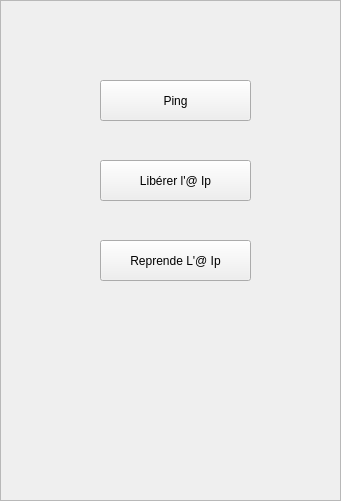
  <widget class="QFrame" name="frame_4">
   <property name="geometry">
    <rect>
     <x>360</x>
     <y>60</y>
     <width>341</width>
     <height>501</height>
    </rect>
   </property>
   <property name="minimumSize">
    <size>
     <width>341</width>
     <height>501</height>
    </size>
   </property>
   <property name="maximumSize">
    <size>
     <width>341</width>
     <height>16777215</height>
    </size>
   </property>
   <property name="styleSheet">
    <string notr="true"/>
   </property>
   <property name="frameShape">
    <enum>QFrame::StyledPanel</enum>
   </property>
   <property name="frameShadow">
    <enum>QFrame::Raised</enum>
   </property>
   <widget class="QPushButton" name="btnpingfr">
    <property name="geometry">
     <rect>
      <x>100</x>
      <y>80</y>
      <width>151</width>
      <height>41</height>
     </rect>
    </property>
    <property name="statusTip">
     <string>Tester la connectivité avec une hote</string>
    </property>
    <property name="styleSheet">
     <string notr="true"/>
    </property>
    <property name="text">
     <string>Ping</string>
    </property>
   </widget>
   <widget class="QPushButton" name="btnrelease">
    <property name="geometry">
     <rect>
      <x>100</x>
      <y>160</y>
      <width>151</width>
      <height>41</height>
     </rect>
    </property>
    <property name="statusTip">
     <string>Tester la connectivité avec une hote</string>
    </property>
    <property name="styleSheet">
     <string notr="true"/>
    </property>
    <property name="text">
     <string>Libérer l'@ Ip</string>
    </property>
   </widget>
   <widget class="QPushButton" name="btnrenew">
    <property name="geometry">
     <rect>
      <x>100</x>
      <y>240</y>
      <width>151</width>
      <height>41</height>
     </rect>
    </property>
    <property name="statusTip">
     <string>Tester la connectivité avec une hote</string>
    </property>
    <property name="styleSheet">
     <string notr="true"/>
    </property>
    <property name="text">
     <string>Reprende L'@ Ip</string>
    </property>
   </widget>
  </widget>
